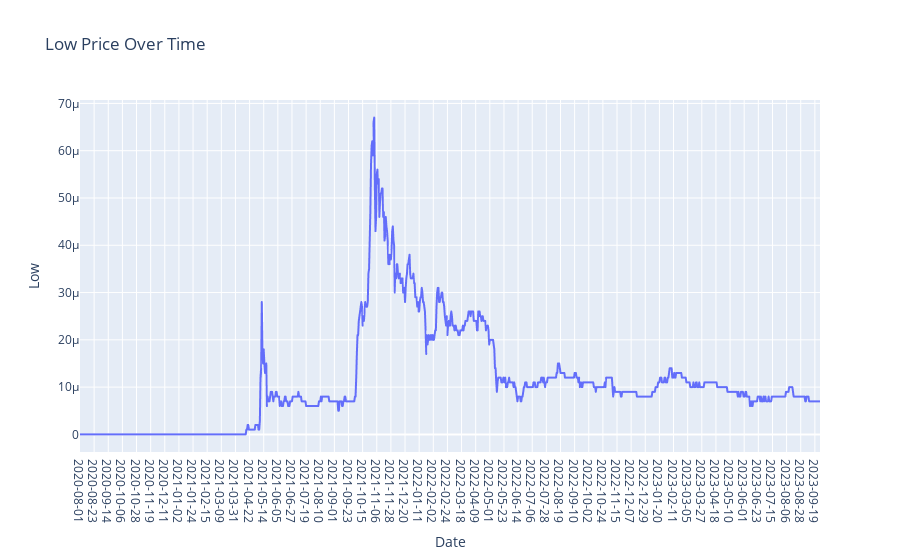

The notebook cell this image was saved under:
### Markdown cell above
## iii) Graph for Low Column Values

### Code cell
plt.figure(figsize=(14, 6))
fig = px.line(SHIBA.Low,x=SHIBA.Date, y='Low', labels={'x': 'Date', 'y': 'Price'}, title='Low Price Over Time')
fig.update_xaxes(type='category')  # Ensure the x-axis treats the index as categorical (date)
fig.show()

### Figure 1 — Plotly figure (JSON) as saved in the notebook; plotly's stock layout.template omitted (floating-point values rounded to 4 significant figures; data arrays with more than 128 entries replaced by an {"elided": "..."} marker saying what was removed)
{"data": [{"hovertemplate": "Date=%{x}<br>Low=%{y}<extra></extra>", "legendgroup": "", "line": {"color": "#636efa", "dash": "solid"}, "marker": {"symbol": "circle"}, "mode": "lines", "name": "", "showlegend": false, "type": "scattergl", "x": {"elided": "1153 str values"}, "xaxis": "x", "y": {"elided": "1153 float values"}, "yaxis": "y"}], "layout": {"legend": {"tracegroupgap": 0}, "title": {"text": "Low Price Over Time"}, "xaxis": {"anchor": "y", "domain": [0, 1], "title": {"text": "Date"}, "type": "category"}, "yaxis": {"anchor": "x", "domain": [0, 1], "title": {"text": "Low"}}}}
